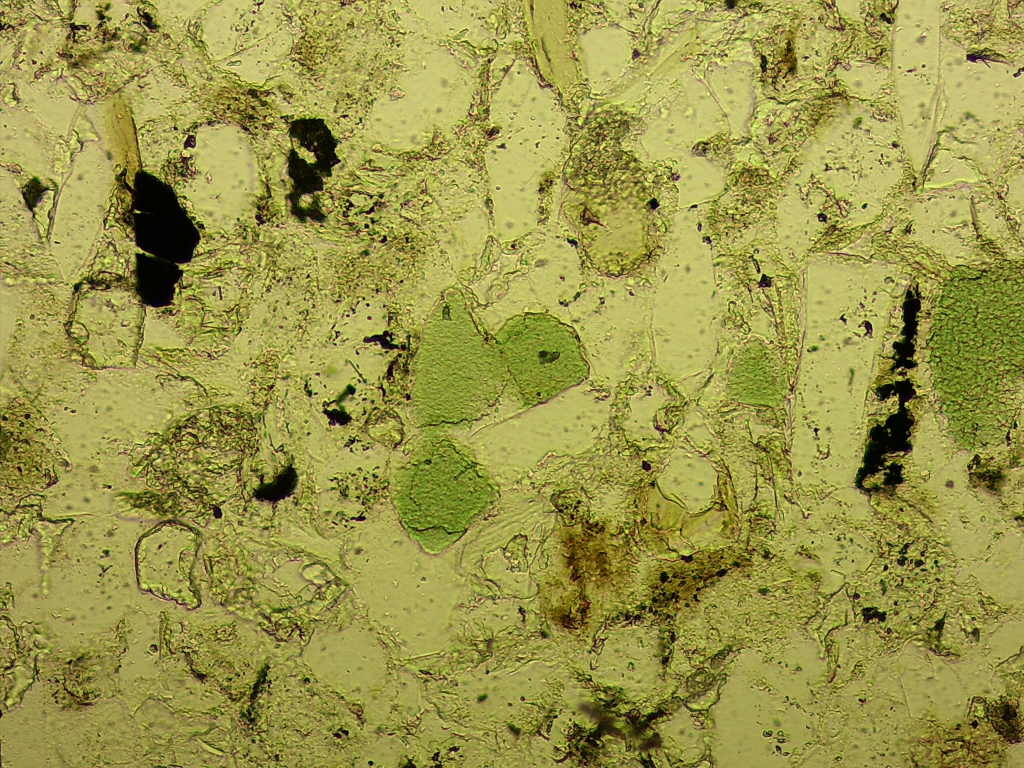
%> input picture Projekt_2/406288/406288/1N.jpg, 2048 x 1536 px (shown at 1/2 size)
$ octave Projekt_2_Zelasko.m   (GNU Octave 9; MATLAB toolbox functions it lacks are replaced by stand-ins)
%> lines starting %> are read from the running program, lines starting %| are printed output that depends on the picture; in (x1, y1, x2, y2) boxes, pixels count from 0 and x2, y2 are one past the last pixel; in counts of white or black regions, pixels touching at a corner belong together; the program's own positions count from 1
%% Projetk 2 - do odnalezienia glaukonit, kwarc oraz węglany
%% GLAUKONIT
close all; clear; clc;

cd('D:\AGH-studia\Semestr_6\PDanychCyfrowych\Projekt_2\406288\406288');

an = imread("1N.jpg");
%> an is the input picture: size 1536x2048x3 uint8; mean R, G, B 156.1, 151.3, 74.4
imshow(an);
an = imgaussfilt(an, 2);
subplot(121), imshow(an);
r = an(:, :, 1);
g = an(:, :, 2);
b = an(:, :, 3);

bin = r > 110 & r < 150 & g > 130 & g < 160 & b > 30 & b < 60;
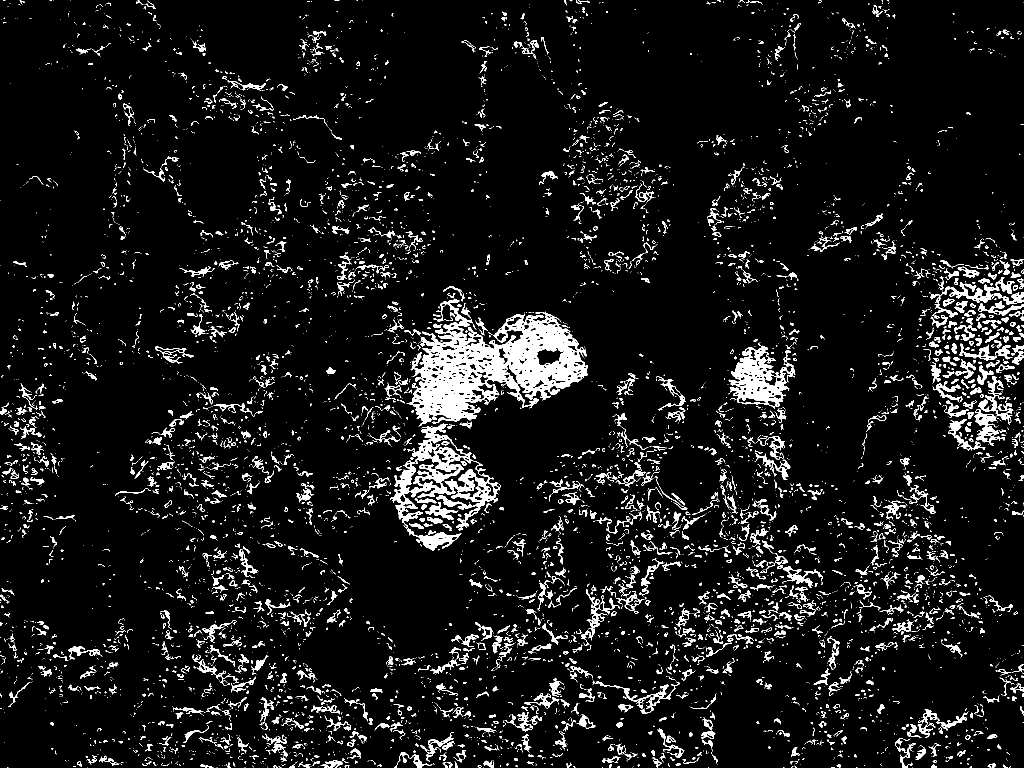
%> bin: size 1536x2048 logical (shown at 1/2 size); 7.3% white; 7581 white regions (5888 under 20 px), largest, box (x1, y1, x2, y2) and area: (813, 597, 1176, 853) 39038, (814, 847, 1001, 1061) 9881, (1457, 685, 1591, 818) 7303

bin = bin - bwmorph(bin, 'tophat');
%> bin: size 1536x2048 double; values 0 (black) and 1 (white), 4.5% white; 2409 white regions (1142 under 20 px), largest, box (x1, y1, x2, y2) and area: (819, 598, 1175, 848) 35674, (1460, 693, 1575, 813) 6037, (822, 848, 927, 994) 5056
bin = imclose(bin, ones(10));
%> bin: size 1536x2048 double; values 0 (black) and 1 (white), 6.7% white; 1334 white regions (582 under 20 px), largest, box (x1, y1, x2, y2) and area: (782, 572, 1176, 1101) 79885, (1861, 519, 2048, 908) 32412, (1458, 693, 1589, 816) 9437
bin = bwareaopen(bin, 800);
bin = imclose(bin, ones(5));
bin = imfill(bin, 'holes');
%> bin: size 1536x2048 logical; 4.8% white; 13 white regions, largest, box (x1, y1, x2, y2) and area: (782, 572, 1176, 1101) 84014, (1861, 519, 2048, 908) 45989, (1458, 693, 1589, 816) 9739
bin = imopen(bin, ones(12));
%> bin: size 1536x2048 logical; 4.5% white; 18 white regions, largest, box (x1, y1, x2, y2) and area: (789, 599, 1174, 1097) 81935, (1865, 538, 2048, 898) 43965, (1462, 697, 1572, 808) 8920
bin = imdilate(bin, ones(3));
%> bin: size 1536x2048 logical; 4.6% white; 18 white regions, largest, box (x1, y1, x2, y2) and area: (788, 598, 1175, 1098) 84411, (1864, 537, 2048, 899) 45264, (1461, 696, 1573, 809) 9368
bin = bwareaopen(bin, 1200);
bin = imclose(bin, ones(10));
%> bin: size 1536x2048 logical; 4.4% white; 3 white regions, box (x1, y1, x2, y2) and area: (788, 598, 1175, 1098) 84637, (1864, 537, 2048, 899) 45442, (1461, 696, 1573, 809) 9368
SE2 = strel('disk', 12);
bin = imdilate(bin, SE2);
%> bin: size 1536x2048 logical; 5.7% white; 3 white regions, box (x1, y1, x2, y2) and area: (777, 587, 1186, 1109) 108198, (1853, 526, 2048, 910) 57184, (1450, 685, 1584, 820) 14341
bin = imclose(bin, ones(5));
%> bin: size 1536x2048 logical; 5.7% white; 3 white regions, box (x1, y1, x2, y2) and area: (777, 587, 1186, 1109) 108269, (1853, 526, 2048, 910) 57220, (1450, 685, 1584, 820) 14341
subplot(122), imshow(bin);

% Według skali 180px = 50um =0.05mm -> 360px = 100um = 0.1mm
pole_glaukolit=bwarea(bin) / 3600^2;
%> pole_glaukolit = 0.0139
pole_glaukolit
%> pole_glaukolit = 0.0139


%% KWARC
close all; clear; clc;


ak = imread("30.jpg");
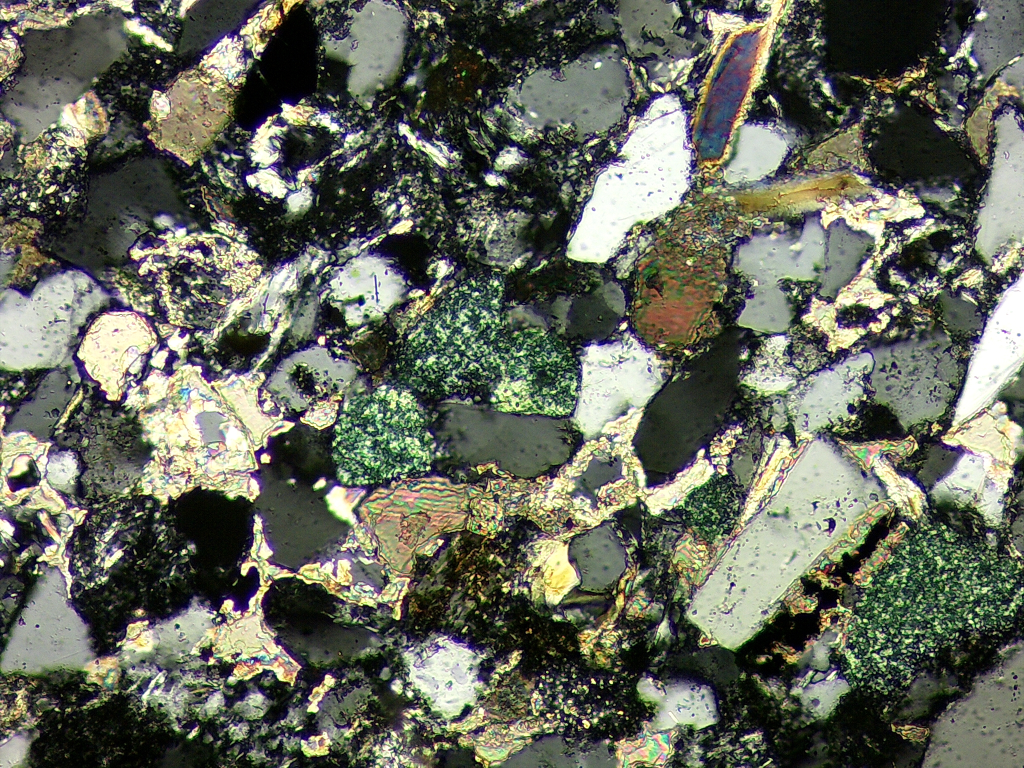
%> input picture Projekt_2/406288/406288/30.jpg, 2048 x 1536 px (shown at 1/2 size)
%> ak is the input picture: size 1536x2048x3 uint8; mean R, G, B 101.1, 104.4, 91.9
imshow(ak);

subplot(121), imshow(ak);
r = ak(:, :, 1);
g = ak(:, :, 2);
b = ak(:, :, 3);

% Kwarc jasnoszary oraz średnio szary
bin = r > 110 & r < 220 & g > 120 & g < 230 & b > 110 & b < 220;
%> bin: size 1536x2048 logical; 20.9% white; 14371 white regions (11468 under 20 px), largest, box (x1, y1, x2, y2) and area: (1372, 690, 1794, 1297) 78993, (2, 1124, 432, 1386) 33379, (1465, 441, 1738, 665) 28426
bin = bin - bwmorph(bin, 'tophat');
%> bin: size 1536x2048 double; values 0 (black) and 1 (white), 15.1% white; 5432 white regions (2967 under 20 px), largest, box (x1, y1, x2, y2) and area: (1372, 706, 1783, 1296) 70897, (1467, 442, 1729, 665) 27823, (0, 542, 217, 744) 23279
bin=bwareaopen(bin, 1000);
bin=imfill(bin,'holes');
%> bin: size 1536x2048 logical; 9.9% white; 34 white regions, largest, box (x1, y1, x2, y2) and area: (1372, 706, 1783, 1296) 78400, (1467, 442, 1729, 665) 28835, (0, 542, 217, 744) 26136
bin=imopen(bin,strel('disk',5));
%> bin: size 1536x2048 logical; 9.1% white; 57 white regions, largest, box (x1, y1, x2, y2) and area: (1376, 880, 1767, 1296) 62638, (1475, 444, 1726, 664) 27897, (0, 542, 214, 741) 24677
bin=imdilate(bin, strel('disk', 5));
%> bin: size 1536x2048 logical; 11.2% white; 41 white regions, largest, box (x1, y1, x2, y2) and area: (1372, 876, 1771, 1300) 68916, (1471, 440, 1730, 668) 32793, (1580, 692, 1891, 864) 30030
bin=imclose(bin,strel('disk',5));
%> bin: size 1536x2048 logical; 11.3% white; 38 white regions, largest, box (x1, y1, x2, y2) and area: (1372, 876, 1771, 1300) 69068, (1471, 440, 1730, 668) 32932, (1580, 692, 1891, 864) 30385

% Kwarc bardzo jasno szary (brakujacy)
bin5 = r > 220 & r < 250 & g > 210 & g < 250 & b > 200 & b < 240;
%> bin5: size 1536x2048 logical; 1.8% white; 6733 white regions (6472 under 20 px), largest, box (x1, y1, x2, y2) and area: (1154, 682, 1311, 863) 8793, (818, 1281, 948, 1359) 2489, (675, 541, 763, 643) 2397
bin5 = bin5 - bwmorph(bin5, 'tophat');
%> bin5: size 1536x2048 double; values 0 (black) and 1 (white), 0.76% white; 402 white regions (232 under 20 px), largest, box (x1, y1, x2, y2) and area: (1226, 699, 1308, 807) 3665, (1159, 794, 1236, 862) 2294, (1908, 917, 1969, 975) 1409
bin5=imclose(bin5,strel('disk',7));
%> bin5: size 1536x2048 double; values 0 (black) and 1 (white), 1.2% white; 155 white regions (86 under 20 px), largest, box (x1, y1, x2, y2) and area: (1159, 687, 1308, 862) 11209, (823, 1290, 955, 1421) 5690, (668, 520, 784, 642) 5085
bin5=bwareaopen(bin5, 300);
bin5=imdilate(bin5, strel('disk', 4));
%> bin5: size 1536x2048 logical; 1.5% white; 15 white regions, largest, box (x1, y1, x2, y2) and area: (1156, 684, 1311, 865) 14537, (820, 1287, 958, 1424) 8520, (665, 517, 787, 645) 7547
bin5=imfill(bin5,'holes');
%> bin5: size 1536x2048 logical; 1.6% white; 15 white regions, largest, box (x1, y1, x2, y2) and area: (1156, 684, 1311, 865) 14777, (820, 1287, 958, 1424) 8751, (665, 517, 787, 645) 8000
bin5=bwareaopen(bin5, 3000);
%> bin5: size 1536x2048 logical; 1.2% white; 4 white regions, box (x1, y1, x2, y2) and area: (1156, 684, 1311, 865) 14777, (820, 1287, 958, 1424) 8751, (665, 517, 787, 645) 8000, (1892, 911, 2007, 1030) 5181
bin5=imdilate(bin5, strel('disk', 5));
%> bin5: size 1536x2048 logical; 1.6% white; 4 white regions, box (x1, y1, x2, y2) and area: (1152, 680, 1315, 869) 18709, (816, 1283, 962, 1428) 12357, (661, 513, 791, 649) 10839, (1888, 907, 2011, 1034) 7149

% Kwarc bardzo ciemny, nie czarny (brakujacy)
bin6 = r > 25 & r < 50 & g > 30 & g < 50 & b > 15 & b < 50;
%> bin6: size 1536x2048 logical; 5.3% white in thin lines or dots
bin6 = bin6 - bwmorph(bin6, 'tophat');
%> bin6: size 1536x2048 double; values 0 (black) and 1 (white), 1.6% white; 1085 white regions (750 under 20 px), largest, box (x1, y1, x2, y2) and area: (174, 314, 339, 417) 6396, (1276, 816, 1359, 943) 5082, (1356, 735, 1471, 847) 4568
bin6=imclose(bin6,strel('disk',5));
%> bin6: size 1536x2048 double; values 0 (black) and 1 (white), 2.2% white; 616 white regions (381 under 20 px), largest, box (x1, y1, x2, y2) and area: (106, 314, 370, 538) 18350, (1356, 697, 1478, 857) 8850, (1276, 811, 1363, 943) 7096
bin6=bwareaopen(bin6, 200);
bin6=imdilate(bin6, strel('disk', 12));
%> bin6: size 1536x2048 logical; 4.4% white; 22 white regions, largest, box (x1, y1, x2, y2) and area: (95, 303, 381, 549) 34186, (1345, 686, 1489, 868) 17154, (531, 847, 673, 1015) 12271
bin6=bwareaopen(bin6, 3000);
bin6=imdilate(bin6, strel('disk', 8));
bin6=imopen(bin6,strel('disk',5));


% Kwarc ciemny szary oraz bardzo ciemny szary
bin2 = r > 40 & r < 160 & g > 60 & g < 150 & b > 50 & b < 170;
bin2 = bin2 - bwmorph(bin2, 'tophat');
bin2=bwareaopen(bin2, 1000);
bin2=imfill(bin2,'holes');
bin2=imopen(bin2,strel('disk',5));
bin2=bwareaopen(bin2, 1300);
bin2=imdilate(bin2, strel('disk', 5));
bin2=imclose(bin2,strel('disk',5));
bin2=imfill(bin2,'holes');
bin2=(bin2 & (~bin));

% Kwarc bardzo jasny i biały
bin3 = r > 240 & r <= 255 & g > 240 & g <= 255 & b > 215 & b <= 255;
bin3 = bin3 - bwmorph(bin3, 'tophat');
bin3=bwareaopen(bin3, 1500);
bin3=imfill(bin3,'holes');
bin3=imopen(bin3,strel('disk',5));
bin3=imdilate(bin3, strel('disk', 4));
bin3=imclose(bin3,strel('disk',5));
bin3=(bin3 & (~bin2));

% Chyba Mika (napewno nie kwarc)
bin4 = r > 45 & r <= 120 & g > 50 & g <= 110 & b > 100 & b <= 140;
bin4 = bin4 - bwmorph(bin4, 'tophat');
bin4=imclose(bin4,strel('disk',5));
bin4=bwareaopen(bin4, 1000);
bin4=imdilate(bin4, strel('disk', 6));

bin_sum = (bin3 | bin2 | bin | bin6 | bin5) & (~bin4);
bin_sum = bwareaopen(bin_sum, 1400);
bin_sum = imfill(bin_sum, 'holes');

subplot(122), imshow(bin_sum);
%> after `imshow(bin_sum)`:
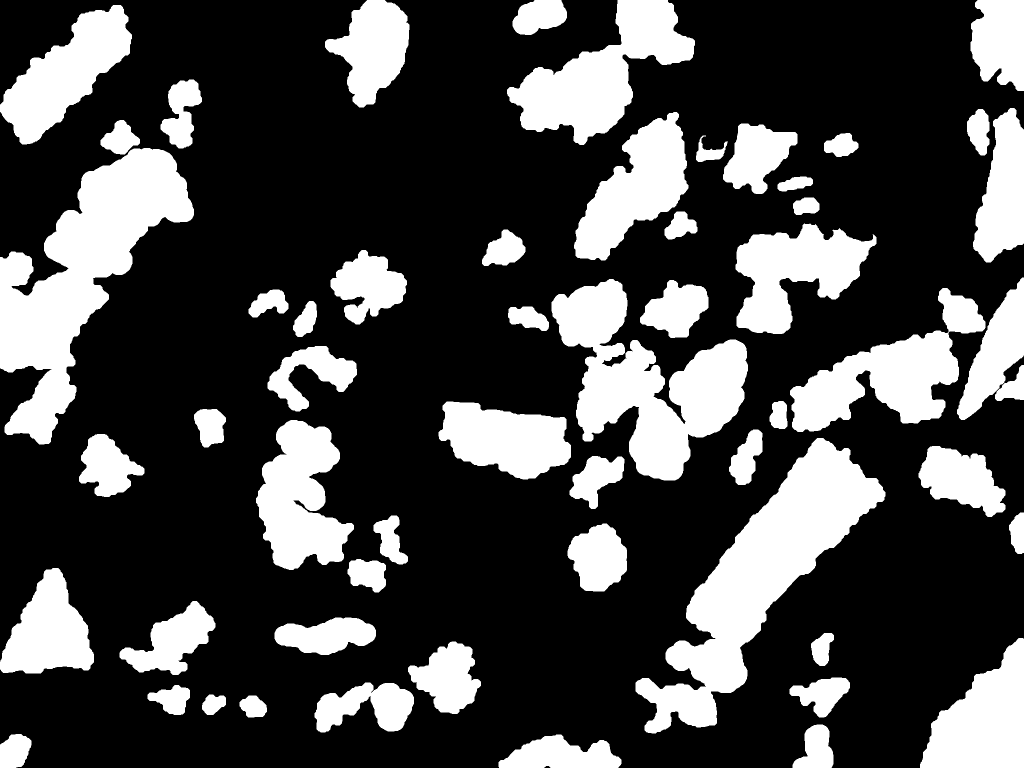
%> displayed picture: size 1536x2048 logical (shown at 1/2 size); 27.8% white; 56 white regions, largest, box (x1, y1, x2, y2) and area: (1271, 876, 1771, 1467) 91653, (0, 296, 388, 889) 91333, (1103, 558, 1496, 961) 72351

% Według skali 180px = 50um =0.05mm -> 360px = 100um = 0.1mm
pole_kwarc=bwarea(bin_sum) / 3600^2;
%> pole_kwarc = 0.0676
pole_kwarc
%> pole_kwarc = 0.0676

%% WĘGLANY
close all; clear; clc;

aw = imread("0.jpg");
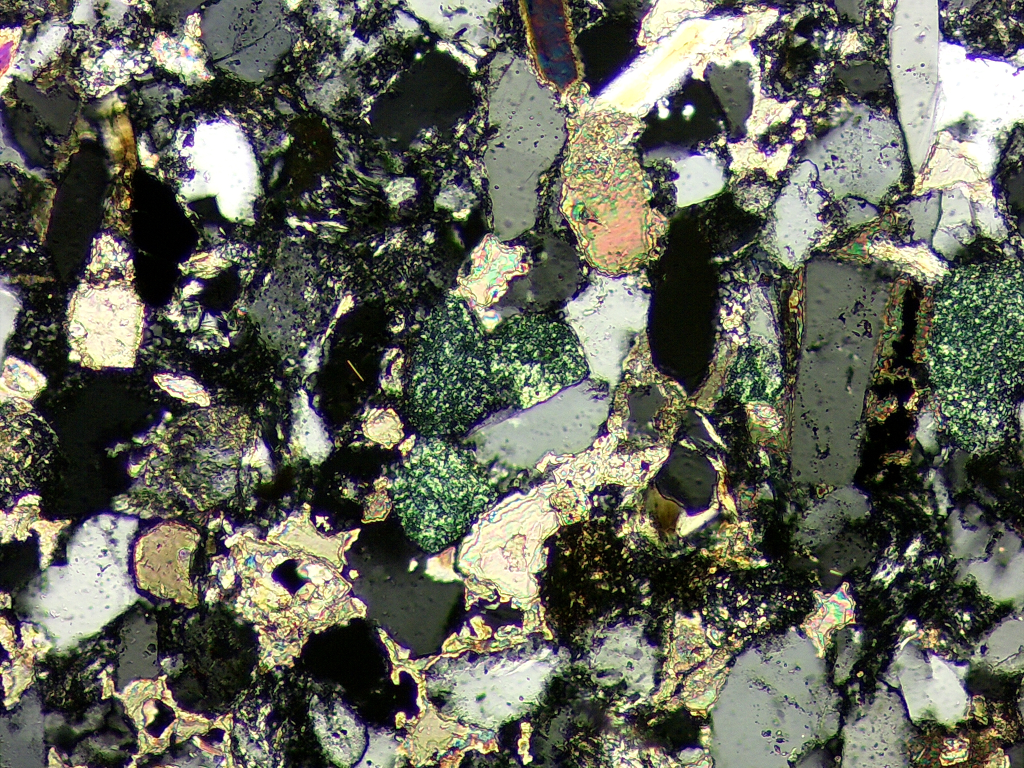
%> input picture Projekt_2/406288/406288/0.jpg, 2048 x 1536 px (shown at 1/2 size)
imshow(aw);
subplot(121), imshow(aw);

%aw = rgb2lab(aw):
r = aw(:, :, 1);
g = aw(:, :, 2);
b = aw(:, :, 3);

% Weglany jasne i bardzo jasne pastelowe
bin = r > 220 & r <= 255 & g > 200 & g <= 255 & b > 160 & b < 220;
bin = bwareaopen(bin, 100);
bin=imfill(bin,'holes');
bin=imclose(bin,strel('disk',8));
bin = bwareaopen(bin, 1000);
bin=imdilate(bin, strel('disk', 6));

% Weglany bardzo pastelowe i ciemno bastelowe
bin2 = r > 160 & r <= 255 & g > 130 & g <= 180 & b > 60 & b < 140;
bin2 = bin2 - bwmorph(bin2, 'tophat');
bin2=imclose(bin2,strel('disk',8));
bin2=imclose(bin2,strel('disk',5));
bin2=imdilate(bin2, strel('disk', 7));
bin2=imclose(bin2,strel('disk',3));
bin2 = bwareaopen(bin2, 2600);
bin2=imclose(bin2,strel('disk',8));
bin2=imfill(bin2,'holes');
bin2=imdilate(bin2, strel('disk', 5));

% Kwarc jasno szary i szary
bin_sz = r > 200 & r <= 230 & g > 210 & g <= 240 & b > 190 & b < 230;
bin_sz = bwareaopen(bin_sz, 100);
bin_sz=imfill(bin_sz,'holes');
bin_sz=imdilate(bin_sz, strel('disk', 6));
bin_sz=imclose(bin_sz,strel('disk',6));

% Suma pewnych węglanów
bin_sum = (bin | bin2) & (~bin_sz);
bin_sum = bwareaopen(bin_sum, 600);

subplot(122), imshow(bin_sum);
%> after `imshow(bin_sum)`:
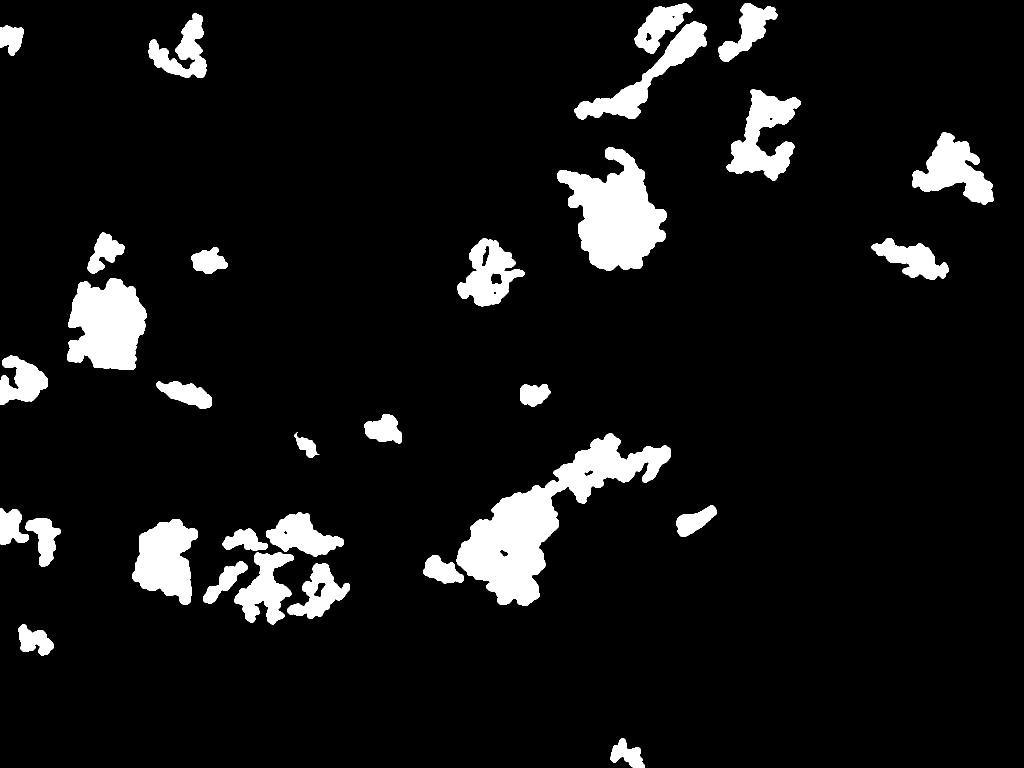
%> displayed picture: size 1536x2048 logical (shown at 1/2 size); 7.9% white; 31 white regions, largest, box (x1, y1, x2, y2) and area: (913, 866, 1342, 1211) 44938, (1115, 295, 1333, 541) 30171, (134, 556, 294, 740) 21749

% Według skali 180px = 50um =0.05mm -> 360px = 100um = 0.1mm
pole_weglany=bwarea(bin_sum) / 3600^2;
%> pole_weglany = 0.0192
pole_weglany
%> pole_weglany = 0.0192
